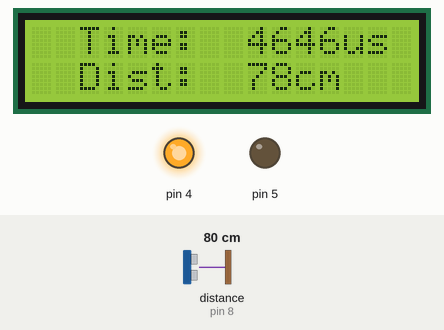
This sketch was run on a simulated Arduino Uno, built with avr-gcc and run on an emulated ATmega328P. On the bench: 16×2 character LCD, output pins drawn as LEDs (lit = HIGH). Wiring (inferred from the names in the program): ultrasonic range finder: trigger pin 7; echo pin 8. The inputs (shaded band) are chosen by the test bench; at power-on: distance to the obstacle (sensor on pin 8) 80 cm. The echo pulse lasts 58.3 µs per cm; pins used as bus, display or sensor lines are not drawn; what the sketch prints to the serial monitor is not drawn.

Above: at 1.2 s.
1.3 s: distance to the obstacle (sensor on pin 8) set to 13 cm
At 3.9 s:
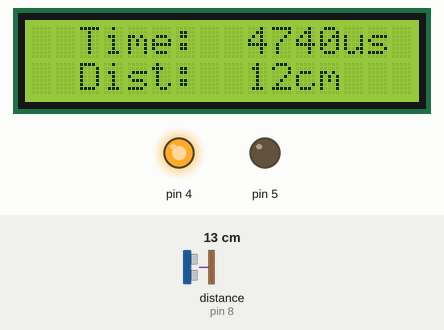
4.1 s: distance to the obstacle (sensor on pin 8) set to 9 cm
At 6.8 s:
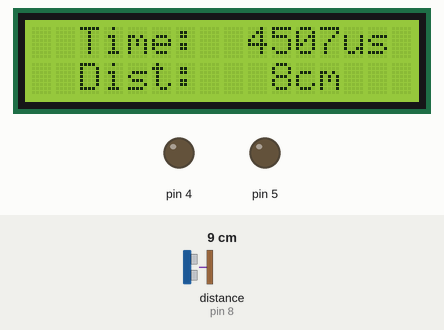
7.2 s: distance to the obstacle (sensor on pin 8) set to 299 cm
At 8.0 s:
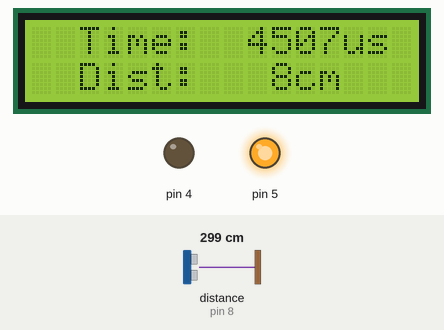
Timing chart, 0 to 11.3 s (numbered marks = the images above; inputs shaded):
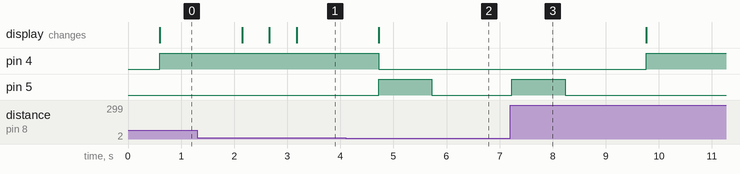

Measured:
- the behaviour switches between 12 and 11 cm on distance to the obstacle (sensor on pin 8) (found by bisection; images 1 and 2)
- after the input at 1.3 s, the display: changes after 0.85 s (image 1)
- after the input at 4.1 s, pin 4: HIGH → LOW after 0.62 s; pin 5: LOW → HIGH after 0.62 s, → LOW 1.0 s later; the display: changes after 0.62 s (image 2)
- after the input at 7.2 s, pin 4: LOW → HIGH after 2.6 s; pin 5: goes on until 8.2 s, then stays LOW

The sketch:

2025_11_11_jyc_ultrasound.ino
```cpp
#include <DHT11.h>  // 다운로드 파일을 가져다쓰겠다. / 마우스 우클릭 정의로이동(쓸 수 있는 명령어를 볼 수 있다.)
DHT11 dht11(2); // DTH11(원본) dht11(사본으로 복사하고 이름을 바꾼다)을 데이터를 2번핀으로 쓰겠다

#include <LiquidCrystal_I2C.h>
LiquidCrystal_I2C lcd(0x27,16,2);

int pin_UL_TRIG = 7; // 발사 pin
int pin_UL_OUT = 8; // 도착 pin

void setup() {
   // 초음파 센서 Vcc Trig Echo Gnd
    Serial.begin(115200); // 컴푸터와 아두이노의 통신속도 band를 맞춰줘야한다.
    pinMode(pin_UL_OUT, INPUT);
    pinMode(pin_UL_TRIG, OUTPUT);
    digitalWrite(pin_UL_TRIG,0); // 초기화 트리거 0

    //LCD 모니터
    lcd.init(); // 초기화
    lcd.backlight(); // 백라이트
    lcd.setCursor(2,0);
    lcd.print("Time:"); // 처리속도를 빠르게 하기위해 setup에 둔다.
    lcd.setCursor(2,1); // lcd.print는 띄우두면 화면을 유지하는 성질이 있기 때문이다.
    lcd.print("Dist:");  // ex) 숫자의 단위가 변하면 안지워지는 성질
    lcd.setCursor(13,0);
    lcd.print("us");
    lcd.setCursor(11,1);
    lcd.print("cm");

    //LED
    pinMode(4,OUTPUT);
    pinMode(5,OUTPUT);
}

void loop() {
    //초음파 센서
    unsigned long microseconds, distance_cm; // 변수 설정 / microseconds, distance_cm의 저장공간을 크게 만든다(unsigned long).
    // 초음파를 쏘는 부분
    digitalWrite(pin_UL_TRIG,0); // 트리거 생성 / 디지털 쓰기 0을 쓰겠어
    delayMicroseconds(2); // 2u초뒤에
    digitalWrite(pin_UL_TRIG,1); // 디지털 쓰기 1을 쓰겠어
    delayMicroseconds(10); // 10u
    digitalWrite(pin_UL_TRIG,0);

    //초음파를 받는 부분
    microseconds = pulseIn(pin_UL_OUT, HIGH); //수신시간 펄스인이란 함수를 써서 마이크로세컨즈에 넣는다 / 쏘고 받을때 까지의 시간
    distance_cm = microseconds * 17/1000; // 17/1000을 곱하니 cm거리로변환이 된다

    Serial.print("Time :"); // Serial.print는 데이터가 휘발성이라서 loop에 넣어줘야한다.
    Serial.print(microseconds);
    Serial.print("[us], Dist :"); // u = 마이크로 s = 초 / 초음파는 거의 빛의 속도다.
    Serial.print(distance_cm);
    Serial.println("[cm]"); // Enter 시리얼 모니터 프린트의 줄을 바꿔서 출력시킨다.
    delay(500);

    //LCD 모니터
    if(microseconds>=100000) { // over 100,000us
        lcd.setCursor(7,0);
        lcd.print(microseconds); //
    } else if (microseconds>=10000) { // 10,000us ~ 99,999us
        lcd.setCursor(7,0);
        lcd.print(" ");
        lcd.setCursor(8,0);
        lcd.print(microseconds);
    } else if (microseconds>=1000) { // 1,000us ~ 9,999us
        lcd.setCursor(7,0);
        lcd.print("  ");
        lcd.setCursor(9,0);
        lcd.print(microseconds);
    } else if (microseconds>=100) { // 100us ~ 999us
        lcd.setCursor(7,0);
        lcd.print("  ");
        lcd.setCursor(10,0);
        lcd.print(microseconds);
    } else if (microseconds>=10) { // 10us ~ 99us
        lcd.setCursor(7,0);
        lcd.print("  ");
        lcd.setCursor(11,0);
        lcd.print(microseconds);
    } else { // 0us ~ 9us
        lcd.setCursor(7,0);
        lcd.print("  ");
        lcd.setCursor(12,0);
        lcd.print(microseconds);
    }

    if(distance_cm>999) { // over 1,000cm
        lcd.setCursor(7,1);
        lcd.print(distance_cm);
    } else if (distance_cm>99) { // 100cm ~ 999cm
        lcd.setCursor(7,1);
        lcd.print(" ");
        lcd.setCursor(8,1);
        lcd.print(distance_cm);
    } else if (distance_cm>9) { // 99cm ~ 10cm
        lcd.setCursor(7,1);
        lcd.print("  ");
        lcd.setCursor(9,1);
        lcd.print(distance_cm);
    } else  { // 0cm ~ 9cm
        lcd.setCursor(7,1);
        lcd.print("   ");
        lcd.setCursor(10,1);
        lcd.print(distance_cm);
    }

    //LED
    if(distance_cm<=10) { // 5 ~ 10cm
        digitalWrite(4,LOW);
        digitalWrite(5,HIGH);
        delay(1000);
        digitalWrite(5,LOW);
        delay(1000);
    } else if(distance_cm<5) { // 0 ~ 4cm
        digitalWrite(4,LOW);
        digitalWrite(5,HIGH);
        delay(100);
        digitalWrite(5,LOW);
        delay(100);
    } else // over 11cm
        digitalWrite(4,HIGH);
        digitalWrite(5,LOW);
}
```
